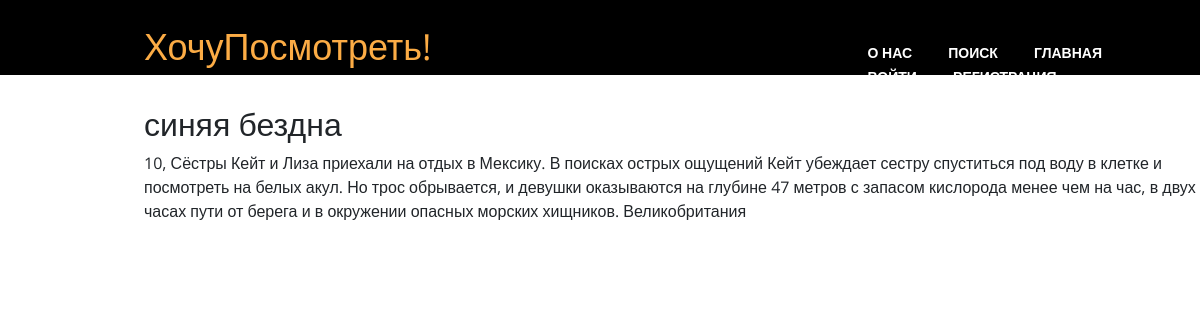
The app's page /film4/ with its own data.
### app/models.py (models this page shows, shortened)
class Film(models.Model):
	GENRE = (
	(1, "Боевик"),
	(2, "Вестерн"),
	(3, "Детектив"),
	(4, "Документальный"),
	(5, "Драма"),
	(6, "Комедия"),
	(7, "Мелодрама"),
	(8, "Мультфильм"),
	(9, "Сериал"),
	(10, "Триллер"),
	(11, "Фантастика")
	)
	name = models.CharField(max_length = 100, verbose_name = "название")
	description = models.TextField(verbose_name = "описание")
	country = models.CharField(max_length = 100,
		verbose_name = "страна")
	year = models.PositiveSmallIntegerField(verbose_name = "год")
	genre = models.IntegerField(choices = GENRE, verbose_name = "жанр")
	actors = models.ManyToManyField(Actor, verbose_name = "актеры")
	directors = models.ManyToManyField(Director,
		verbose_name = "режессеры")

### app/views.py (the view)
# urls.py: path('film<int:film_id>/', views.film_detail, name='film_detail'),
def film_detail(request, film_id):
	try:
		film = Film.objects.get(pk = film_id)
	except Film.DoesNotExist:
		raise Http404
	if request.user.is_authenticated == True:
		user = request.user
		try:
			saved = List.objects.get(user_id=user)
		except List.DoesNotExist:
			dic = {
				'film': film,
				'saved': False
				}
			return render(request, "film_detail.html", dic)
		films = saved.films.all()
		if film in films:
			dic = {
			'film': film,
			'saved': True
			}
		else:
			dic = {
			'film': film,
			'saved': False
			}
		return render(request, "film_detail.html", dic)
	else:
		dic = {'film': film}
		return render(request, "film_detail.html", dic)

### app/templates/film_detail.html (shortened to what this page needs)
{% extends "index.html" %}
{% load staticfiles %}
{% block style %}<link rel="stylesheet" href="../static/bootstrap.min.css"><link type="text/css" href="{% static 'style.css' %}" rel="stylesheet">{% endblock %}
{% block main %}
	<h2>{{ film.name }}</h2>
	<div>
		{{ film.genre }},
		{{ film.description }}
		{{ film.country }}
	</div>
{% endblock %}

### app/static/style.css (style rules this page uses)
* { margin: 0; padding: 0; }
body { font-family: 'Open Sans', sans-serif; }

### records on screen
Film: name "синяя бездна", genre "10", description "Сёстры Кейт и Лиза приехали на отдых в Мексику. В поисках острых ощущений Кейт убеждает сестру спуститься под воду в клетке и посмотреть на белых акул. Но трос обрывается, и девушки оказываются на глубине 47 метров с запасом кислорода менее чем на час, в двух часах пути от берега и в окружении опасных морских хищников.", country "Великобритания"
